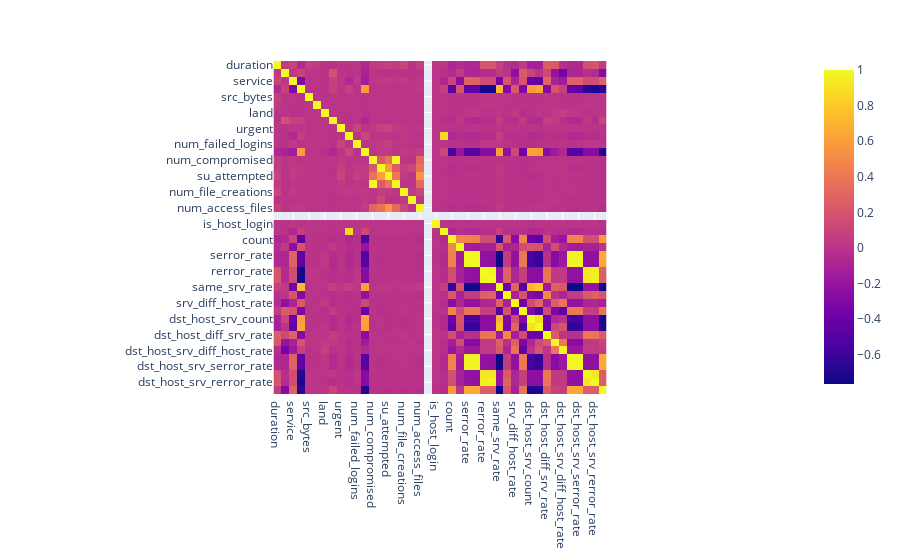

The notebook cell this image was saved under:
### Markdown cell above
**Correlation table**

### Code cell
fig = px.imshow(df.corr(),text_auto=True)
fig.show()

### Figure 1 — Plotly figure (JSON) as saved in the notebook; plotly's stock layout.template omitted (floating-point values rounded to 4 significant figures; data arrays with more than 128 entries replaced by an {"elided": "..."} marker saying what was removed)
{"data": [{"coloraxis": "coloraxis", "hovertemplate": "x: %{x}<br>y: %{y}<br>color: %{z}<extra></extra>", "name": "0", "texttemplate": "%{z}", "type": "heatmap", "x": ["duration", "protocol_type", "service", "flag", "src_bytes", "dst_bytes", "land", "wrong_fragment", "urgent", "hot", "num_failed_logins", "logged_in", "num_compromised", "root_shell", "su_attempted", "num_root", "num_file_creations", "num_shells", "num_access_files", "num_outbound_cmds", "is_host_login", "is_guest_login", "count", "srv_count", "serror_rate", "srv_serror_rate", "rerror_rate", "srv_rerror_rate", "same_srv_rate", "diff_srv_rate", "srv_diff_host_rate", "dst_host_count", "dst_host_srv_count", "dst_host_same_srv_rate", "dst_host_diff_srv_rate", "dst_host_same_src_port_rate", "dst_host_srv_diff_host_rate", "dst_host_serror_rate", "dst_host_srv_serror_rate", "dst_host_rerror_rate", "dst_host_srv_rerror_rate", "attack"], "xaxis": "x", "y": ["duration", "protocol_type", "service", "flag", "src_bytes", "dst_bytes", "land", "wrong_fragment", "urgent", "hot", "num_failed_logins", "logged_in", "num_compromised", "root_shell", "su_attempted", "num_root", "num_file_creations", "num_shells", "num_access_files", "num_outbound_cmds", "is_host_login", "is_guest_login", "count", "srv_count", "serror_rate", "srv_serror_rate", "rerror_rate", "srv_rerror_rate", "same_srv_rate", "diff_srv_rate", "srv_diff_host_rate", "dst_host_count", "dst_host_srv_count", "dst_host_same_srv_rate", "dst_host_diff_srv_rate", "dst_host_same_src_port_rate", "dst_host_srv_diff_host_rate", "dst_host_serror_rate", "dst_host_srv_serror_rate", "dst_host_rerror_rate", "dst_host_srv_rerror_rate", "attack"], "yaxis": "y", "z": {"elided": "42x42 float values"}}], "layout": {"coloraxis": {"colorscale": [[0, "#0d0887"], [0.1111, "#46039f"], [0.2222, "#7201a8"], [0.3333, "#9c179e"], [0.4444, "#bd3786"], [0.5556, "#d8576b"], [0.6667, "#ed7953"], [0.7778, "#fb9f3a"], [0.8889, "#fdca26"], [1, "#f0f921"]]}, "margin": {"t": 60}, "xaxis": {"anchor": "y", "constrain": "domain", "domain": [0, 1], "scaleanchor": "y"}, "yaxis": {"anchor": "x", "autorange": "reversed", "constrain": "domain", "domain": [0, 1]}}}
